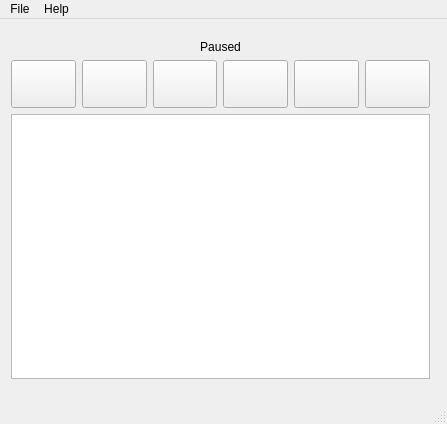
<?xml version="1.0" encoding="UTF-8"?>
<ui version="4.0">
 <class>MainWindowClass</class>
 <widget class="QMainWindow" name="MainWindowClass">
  <property name="geometry">
   <rect>
    <x>0</x>
    <y>0</y>
    <width>447</width>
    <height>424</height>
   </rect>
  </property>
  <property name="sizePolicy">
   <sizepolicy hsizetype="Fixed" vsizetype="Fixed">
    <horstretch>0</horstretch>
    <verstretch>0</verstretch>
   </sizepolicy>
  </property>
  <property name="minimumSize">
   <size>
    <width>115</width>
    <height>160</height>
   </size>
  </property>
  <property name="windowTitle">
   <string>MPEDi</string>
  </property>
  <property name="documentMode">
   <bool>false</bool>
  </property>
  <widget class="QWidget" name="centralWidget">
   <widget class="QWidget" name="">
    <property name="geometry">
     <rect>
      <x>0</x>
      <y>10</y>
      <width>441</width>
      <height>361</height>
     </rect>
    </property>
    <layout class="QVBoxLayout" name="verticalLayout">
     <item>
      <widget class="QLabel" name="label">
       <property name="text">
        <string>Paused</string>
       </property>
       <property name="alignment">
        <set>Qt::AlignCenter</set>
       </property>
      </widget>
     </item>
     <item>
      <layout class="QHBoxLayout" name="horizontalLayout">
       <item>
        <widget class="QPushButton" name="pushButtonPlay">
         <property name="minimumSize">
          <size>
           <width>48</width>
           <height>48</height>
          </size>
         </property>
         <property name="autoFillBackground">
          <bool>false</bool>
         </property>
         <property name="text">
          <string/>
         </property>
         <property name="icon">
          <iconset>
           <normaloff>../../../../../../usr/share/icons/oxygen/32x32/actions/media-playback-start.png</normaloff>../../../../../../usr/share/icons/oxygen/32x32/actions/media-playback-start.png</iconset>
         </property>
         <property name="iconSize">
          <size>
           <width>32</width>
           <height>32</height>
          </size>
         </property>
         <property name="flat">
          <bool>false</bool>
         </property>
        </widget>
       </item>
       <item>
        <widget class="QPushButton" name="pushButton">
         <property name="minimumSize">
          <size>
           <width>48</width>
           <height>48</height>
          </size>
         </property>
         <property name="text">
          <string/>
         </property>
         <property name="icon">
          <iconset>
           <normaloff>../../../../../../usr/share/icons/oxygen/32x32/actions/media-skip-backward.png</normaloff>../../../../../../usr/share/icons/oxygen/32x32/actions/media-skip-backward.png</iconset>
         </property>
         <property name="iconSize">
          <size>
           <width>32</width>
           <height>32</height>
          </size>
         </property>
        </widget>
       </item>
       <item>
        <widget class="QPushButton" name="pushButtonNext">
         <property name="minimumSize">
          <size>
           <width>48</width>
           <height>48</height>
          </size>
         </property>
         <property name="text">
          <string/>
         </property>
         <property name="icon">
          <iconset>
           <normaloff>../../../../../../usr/share/icons/oxygen/32x32/actions/media-skip-forward.png</normaloff>../../../../../../usr/share/icons/oxygen/32x32/actions/media-skip-forward.png</iconset>
         </property>
         <property name="iconSize">
          <size>
           <width>32</width>
           <height>32</height>
          </size>
         </property>
        </widget>
       </item>
       <item>
        <widget class="QPushButton" name="pushButtonLocation">
         <property name="minimumSize">
          <size>
           <width>48</width>
           <height>48</height>
          </size>
         </property>
         <property name="text">
          <string/>
         </property>
         <property name="icon">
          <iconset>
           <normaloff>../../../../../../usr/share/icons/oxygen/32x32/actions/media-eject.png</normaloff>../../../../../../usr/share/icons/oxygen/32x32/actions/media-eject.png</iconset>
         </property>
         <property name="iconSize">
          <size>
           <width>32</width>
           <height>32</height>
          </size>
         </property>
        </widget>
       </item>
       <item>
        <widget class="QPushButton" name="pushButton_3">
         <property name="minimumSize">
          <size>
           <width>48</width>
           <height>48</height>
          </size>
         </property>
         <property name="text">
          <string/>
         </property>
         <property name="icon">
          <iconset>
           <normaloff>../../../../../../usr/share/icons/oxygen/32x32/actions/dialog-cancel.png</normaloff>../../../../../../usr/share/icons/oxygen/32x32/actions/dialog-cancel.png</iconset>
         </property>
         <property name="iconSize">
          <size>
           <width>32</width>
           <height>32</height>
          </size>
         </property>
        </widget>
       </item>
       <item>
        <widget class="QPushButton" name="pushButton_2">
         <property name="minimumSize">
          <size>
           <width>48</width>
           <height>48</height>
          </size>
         </property>
         <property name="text">
          <string/>
         </property>
         <property name="icon">
          <iconset>
           <normaloff>../../../../../../usr/share/icons/oxygen/32x32/actions/roll.png</normaloff>../../../../../../usr/share/icons/oxygen/32x32/actions/roll.png</iconset>
         </property>
         <property name="iconSize">
          <size>
           <width>32</width>
           <height>32</height>
          </size>
         </property>
        </widget>
       </item>
      </layout>
     </item>
     <item>
      <widget class="QListWidget" name="listWidget"/>
     </item>
    </layout>
   </widget>
  </widget>
  <widget class="QMenuBar" name="menuBar">
   <property name="geometry">
    <rect>
     <x>0</x>
     <y>0</y>
     <width>447</width>
     <height>24</height>
    </rect>
   </property>
   <widget class="QMenu" name="menuFile">
    <property name="title">
     <string>File</string>
    </property>
    <addaction name="actionOpen"/>
    <addaction name="actionSave_As"/>
    <addaction name="separator"/>
    <addaction name="actionQuit"/>
   </widget>
   <widget class="QMenu" name="menuHelp">
    <property name="title">
     <string>Help</string>
    </property>
    <addaction name="actionAbout"/>
   </widget>
   <addaction name="menuFile"/>
   <addaction name="menuHelp"/>
  </widget>
  <widget class="QStatusBar" name="statusBar"/>
  <action name="actionOpen">
   <property name="icon">
    <iconset>
     <normaloff>../../../../../../usr/share/icons/oxygen/32x32/actions/document-open.png</normaloff>../../../../../../usr/share/icons/oxygen/32x32/actions/document-open.png</iconset>
   </property>
   <property name="text">
    <string>Open</string>
   </property>
  </action>
  <action name="actionSave_As">
   <property name="icon">
    <iconset>
     <normaloff>../../../../../../usr/share/icons/oxygen/32x32/actions/document-save-as.png</normaloff>../../../../../../usr/share/icons/oxygen/32x32/actions/document-save-as.png</iconset>
   </property>
   <property name="text">
    <string>Save As</string>
   </property>
  </action>
  <action name="actionQuit">
   <property name="icon">
    <iconset>
     <normaloff>../../../../../../usr/share/icons/oxygen/32x32/actions/application-exit.png</normaloff>../../../../../../usr/share/icons/oxygen/32x32/actions/application-exit.png</iconset>
   </property>
   <property name="text">
    <string>Quit</string>
   </property>
  </action>
  <action name="actionAbout">
   <property name="text">
    <string>About</string>
   </property>
  </action>
 </widget>
 <layoutdefault spacing="6" margin="11"/>
 <resources/>
 <connections>
  <connection>
   <sender>pushButtonPlay</sender>
   <signal>clicked()</signal>
   <receiver>MainWindowClass</receiver>
   <slot>playPause()</slot>
   <hints>
    <hint type="sourcelabel">
     <x>25</x>
     <y>99</y>
    </hint>
    <hint type="destinationlabel">
     <x>49</x>
     <y>21</y>
    </hint>
   </hints>
  </connection>
  <connection>
   <sender>pushButtonLocation</sender>
   <signal>clicked()</signal>
   <receiver>MainWindowClass</receiver>
   <slot>addFiles()</slot>
   <hints>
    <hint type="sourcelabel">
     <x>244</x>
     <y>75</y>
    </hint>
    <hint type="destinationlabel">
     <x>75</x>
     <y>186</y>
    </hint>
   </hints>
  </connection>
  <connection>
   <sender>pushButtonNext</sender>
   <signal>clicked()</signal>
   <receiver>MainWindowClass</receiver>
   <slot>nextFile()</slot>
   <hints>
    <hint type="sourcelabel">
     <x>204</x>
     <y>105</y>
    </hint>
    <hint type="destinationlabel">
     <x>10</x>
     <y>185</y>
    </hint>
   </hints>
  </connection>
  <connection>
   <sender>pushButton</sender>
   <signal>clicked()</signal>
   <receiver>MainWindowClass</receiver>
   <slot>lastFile()</slot>
   <hints>
    <hint type="sourcelabel">
     <x>99</x>
     <y>73</y>
    </hint>
    <hint type="destinationlabel">
     <x>361</x>
     <y>30</y>
    </hint>
   </hints>
  </connection>
  <connection>
   <sender>pushButton_3</sender>
   <signal>clicked()</signal>
   <receiver>MainWindowClass</receiver>
   <slot>clear()</slot>
   <hints>
    <hint type="sourcelabel">
     <x>338</x>
     <y>83</y>
    </hint>
    <hint type="destinationlabel">
     <x>440</x>
     <y>25</y>
    </hint>
   </hints>
  </connection>
  <connection>
   <sender>pushButton_2</sender>
   <signal>clicked()</signal>
   <receiver>MainWindowClass</receiver>
   <slot>shuffle()</slot>
   <hints>
    <hint type="sourcelabel">
     <x>401</x>
     <y>86</y>
    </hint>
    <hint type="destinationlabel">
     <x>450</x>
     <y>125</y>
    </hint>
   </hints>
  </connection>
 </connections>
 <slots>
  <slot>playPause()</slot>
  <slot>addFiles()</slot>
  <slot>nextFile()</slot>
  <slot>lastFile()</slot>
  <slot>clear()</slot>
  <slot>shuffle()</slot>
 </slots>
</ui>
